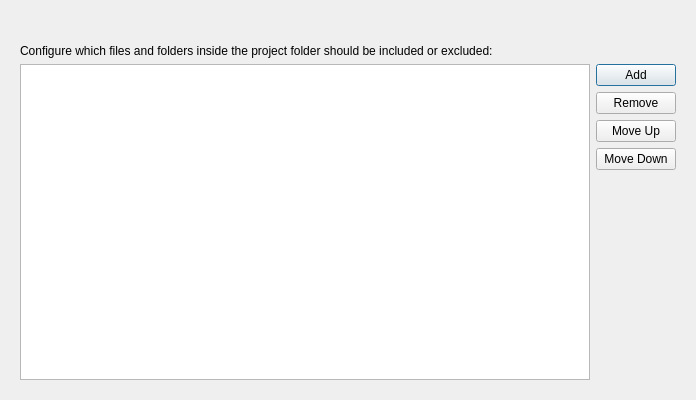
<?xml version="1.0" encoding="UTF-8"?>
<ui version="4.0">
 <class>ProjectFilterSettings</class>
 <widget class="QWidget" name="ProjectFilterSettings">
  <property name="geometry">
   <rect>
    <x>0</x>
    <y>0</y>
    <width>696</width>
    <height>400</height>
   </rect>
  </property>
  <layout class="QVBoxLayout" name="verticalLayout_2">
   <item>
    <widget class="QWidget" name="messages" native="true">
     <layout class="QVBoxLayout" name="verticalLayout_3"/>
    </widget>
   </item>
   <item>
    <widget class="QWidget" name="widget_2" native="true">
     <layout class="QVBoxLayout" name="verticalLayout_4">
      <item>
       <widget class="QLabel" name="label">
        <property name="text">
         <string>Configure which files and folders inside the project folder should be included or excluded:</string>
        </property>
       </widget>
      </item>
      <item>
       <layout class="QHBoxLayout" name="horizontalLayout">
        <item>
         <widget class="QTreeView" name="filters"/>
        </item>
        <item>
         <layout class="QVBoxLayout" name="verticalLayout">
          <item>
           <widget class="QPushButton" name="add">
            <property name="text">
             <string>Add</string>
            </property>
            <property name="icon">
             <iconset theme="list-add">
              <normaloff/>
             </iconset>
            </property>
            <property name="default">
             <bool>true</bool>
            </property>
           </widget>
          </item>
          <item>
           <widget class="QPushButton" name="remove">
            <property name="text">
             <string>Remove</string>
            </property>
            <property name="icon">
             <iconset theme="list-remove">
              <normaloff/>
             </iconset>
            </property>
           </widget>
          </item>
          <item>
           <widget class="QPushButton" name="moveUp">
            <property name="text">
             <string>Move Up</string>
            </property>
            <property name="icon">
             <iconset theme="arrow-up">
              <normaloff/>
             </iconset>
            </property>
           </widget>
          </item>
          <item>
           <widget class="QPushButton" name="moveDown">
            <property name="text">
             <string>Move Down</string>
            </property>
            <property name="icon">
             <iconset theme="arrow-down">
              <normaloff/>
             </iconset>
            </property>
           </widget>
          </item>
          <item>
           <spacer name="verticalSpacer">
            <property name="orientation">
             <enum>Qt::Vertical</enum>
            </property>
            <property name="sizeHint" stdset="0">
             <size>
              <width>20</width>
              <height>40</height>
             </size>
            </property>
           </spacer>
          </item>
         </layout>
        </item>
       </layout>
      </item>
     </layout>
    </widget>
   </item>
  </layout>
 </widget>
 <resources/>
 <connections/>
</ui>
